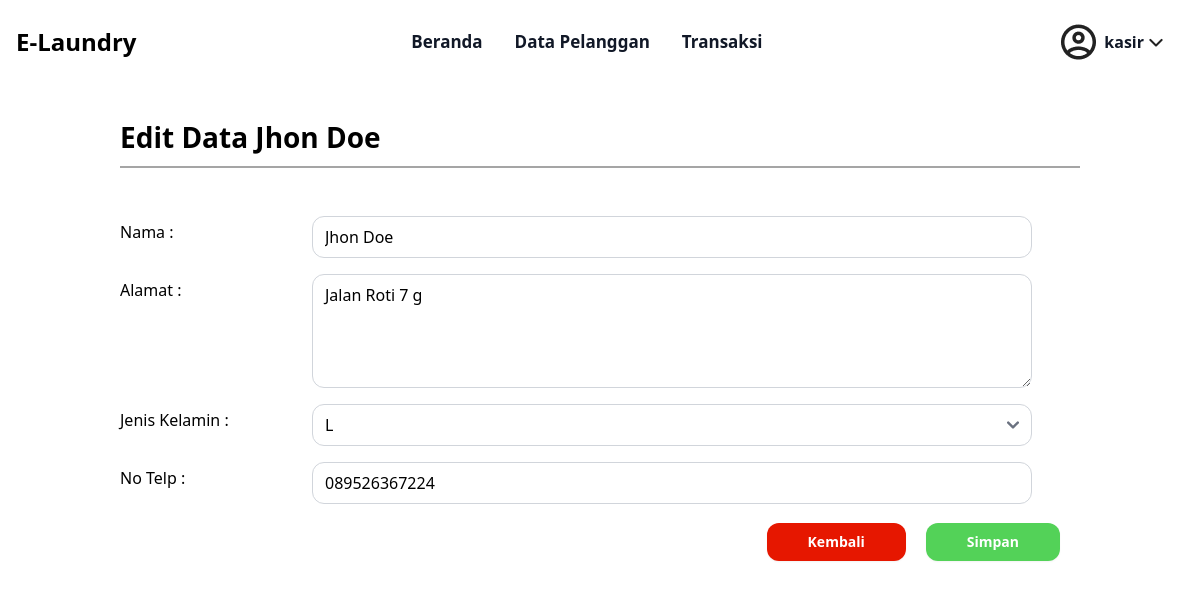
/view/update_member_kasir.php?id_member=40 (signed in), run on the app's committed database.
### tables this page shows
CREATE TABLE `tb_member` (
  `id_member` int(11) NOT NULL,
  `nama` varchar(100) NOT NULL,
  `alamat` text NOT NULL,
  `jenis_kelamin` enum('L','P','') NOT NULL,
  `tlp` varchar(15) NOT NULL
);

### view/update_member_kasir.php (the view, shortened to what this page needs)
<?php
    require "../layout/navbar_kasir.php";
    $id_member = $_GET['id_member'];
    $query_member = mysqli_query($koneksi, "SELECT * FROM tb_member WHERE id_member ='$id_member'");
    $member_row = mysqli_fetch_assoc($query_member);
?>
<?= template_header('Home') ?>
<div class="container mx-auto p-8">
    <h2 class="text-[28px] font-semibold pb-2 border-b-2 border-[#A5A5A5] mb-[5%]">Edit Data <?= $member_row['nama'] ?> </h2>
    <form action="../update/process_update_member_kasir.php" method="post">
            <div class="flex mb-4">
                <label for="nama" class="w-1/5 text-left pr-4 pt-1" >Nama :</label>
                <input type="text" id="nama" name="nama" required class="w-3/4 px-3 py-2 border rounded-xl border-gray-300" value="<?= $member_row['nama'] ?>">
            </div>
            <div class="flex mb-4">
                <label for="alamat" class="w-1/5 text-left pr-4 pt-1">Alamat :</label>
                <textarea id="alamat" name="alamat" rows="4" class="w-3/4 px-3 py-2 border rounded-xl border-gray-300" ><?= $member_row['alamat'] ?></textarea>
            </div>
            <div class="flex mb-4">
                <label for="jenis_kelamin" class="w-1/5 text-left pr-4 pt-1">Jenis Kelamin :</label>
                <select name="jenis_kelamin" id="jenis_kelamin" class="w-3/4 px-3 py-2 border rounded-xl border-gray-300">
                    <option selected value="<?= $member_row['jenis_kelamin'] ?>"><?= $member_row['jenis_kelamin'] ?></option>
                </select>
            </div>
            <div class="flex mb-4">
                <label for="tlp" class="w-1/5 text-left pr-4 pt-1">No Telp :</label>
                <input type="text" id="tlp" name="tlp" class="w-3/4 px-3 py-2 border rounded-xl border-gray-300" value="<?= $member_row['tlp'] ?>">
            </div>
            <div class="flex justify-end my-[2%]">
            <a href="../kasir/member.php">
                <button type="button" class="inline-flex justify-center py-2 px-10 border border-transparent shadow-sm text-sm  rounded-xl text-white bg-[#E61700] font-semibold hover:bg-red-500 focus:outline-none focus:ring-2 focus:ring-offset-2 ">
                    Kembali
                </button>
            </a>
                <button type="submit" class="inline-flex justify-center py-2 px-10 mx-5 border border-transparent shadow-sm text-sm  rounded-xl text-white bg-[#53D258] font-semibold hover:bg-green-700 focus:outline-none focus:ring-2 focus:ring-offset-2 ">
                    Simpan
                </button>
            </div>
        </form>
    </div>
<?= template_footer() ?>

### data on the page
tb_member: nama "Jhon Doe", alamat "Jalan Roti 7 g", jenis_kelamin "L", tlp "089526367224"

### other printed values
$username "kasir"
